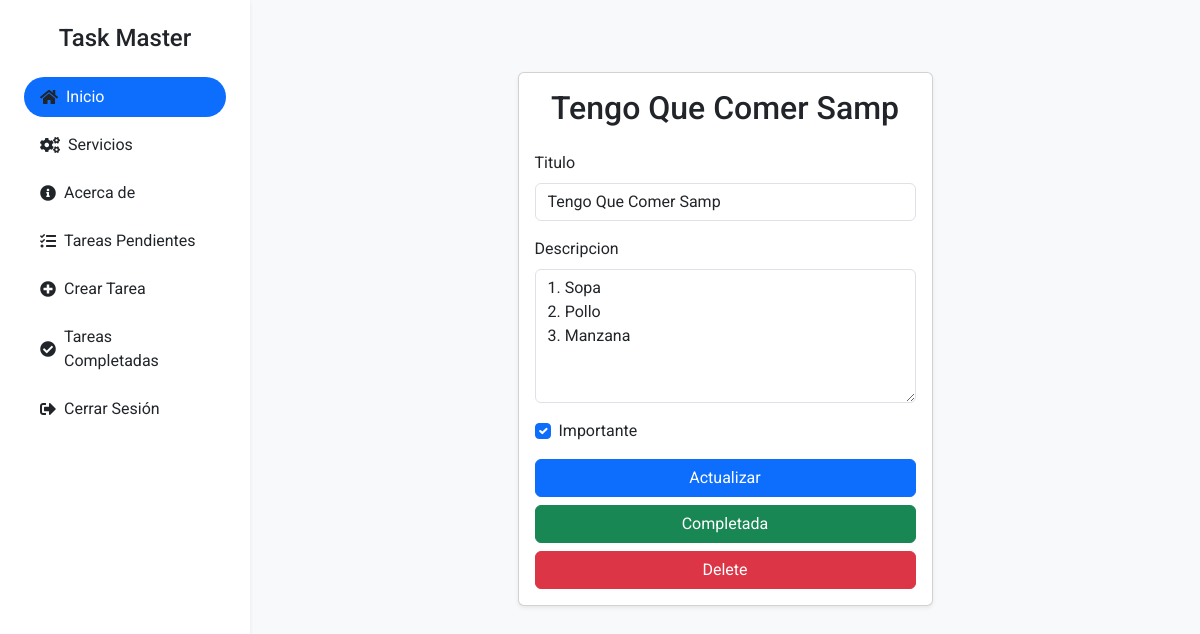
Page /tasks/31/ (signed in) on the committed database.
### tasks/models.py (models this page shows, shortened)
class Task(models.Model):
    title = models.CharField(max_length=200)
    description = models.TextField(blank=True)
    created = models.DateTimeField(auto_now_add=True)
    datecompleted = models.DateTimeField(null=True, blank=True)
    important = models.BooleanField(default=False)
    user = models.ForeignKey(User, on_delete=models.CASCADE)

### tasks/views.py (the view, shortened to what this page needs)
# urls.py: path('tasks/<int:task_id>/', views.task_detail, name='task_detail'),
@login_required
def task_detail(request, task_id):
    task = get_object_or_404(Task, pk=task_id, user=request.user)
    if request.method == 'GET':
        form = TaskForm(instance=task)
        return render(request, 'task_details.html', {
            'task': task,
            'form': form
        })

### tasks/form.py
class TaskForm(ModelForm):
    class Meta:
        model = Task
        fields = ['title', 'description', 'important']

### tasks/templates/task_details.html (shortened to what this page needs)
{% extends 'base.html' %}
{% block content %}
<div class="container py-5">
  <div class="row justify-content-center">
    <div class="col-md-8 col-lg-6">
      <div class="card shadow-sm">
        <div class="card-body">
          <h2 class="card-title text-center">{{ task.title }}</h2>
          <form method="post" class="mt-4">
            <div class="mb-3">
              <label for="id_title" class="form-label">Titulo</label>
              <input type="text" class="form-control" id="id_title" name="title" value="{{ task.title }}">
            </div>
            <div class="mb-3">
              <label for="id_description" class="form-label">Descripcion</label>
              <textarea class="form-control" id="id_description" name="description" rows="5">{{ task.description }}</textarea>
            </div>
            <div class="form-check mb-3">
              <input type="checkbox" class="form-check-input" id="id_important" name="important" {% if task.important %}checked{% endif %}>
              <label class="form-check-label" for="id_important">Importante</label>
            </div>
            <button type="submit" class="btn btn-primary w-100">Actualizar</button>
          </form>
          <form action="{% url 'complete_task' task.id %}" method="post" class="mt-2">
            <button class="btn btn-success w-100">Completada</button>
          </form>
          <form action="{% url 'delete_task' task.id %}" method="post" class="mt-2">
            <button class="btn btn-danger w-100">Delete</button>
          </form>
        </div>
      </div>
    </div>
  </div>
</div>
{% endblock %}

### rows in the picture
Task: title "Tengo Que Comer Samp", description "1. Sopa 2. Pollo 3. Manzana", important "☑"
